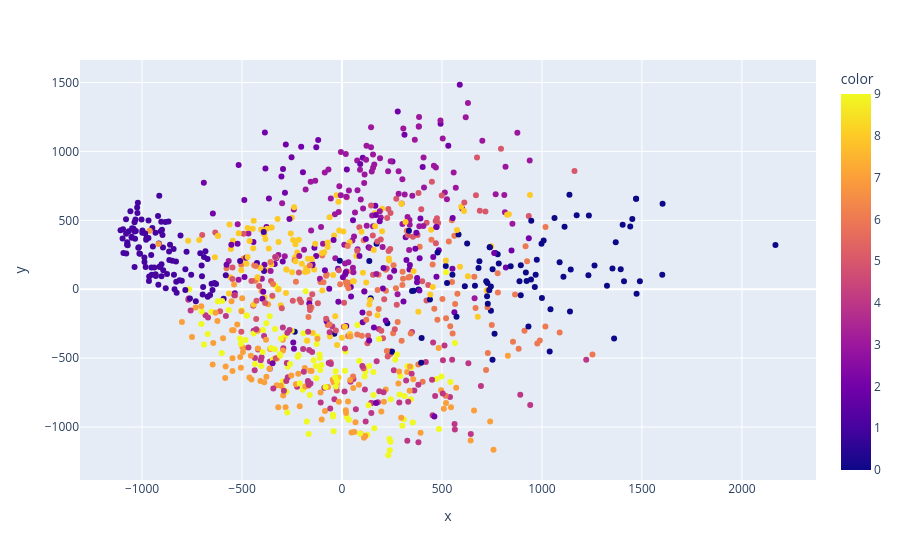

Write notebook code for a chart like this one.
### Code cell
px.scatter(
    x=X_reduced[:, 0],
    y=X_reduced[:, 1],
    color=y_sample.astype(int),
)

### Figure 1 — Plotly figure (JSON) as saved in the notebook; plotly's stock layout.template omitted (floating-point values rounded to 4 significant figures; data arrays with more than 128 entries replaced by an {"elided": "..."} marker saying what was removed)
{"data": [{"hovertemplate": "x=%{x}<br>y=%{y}<br>color=%{marker.color}<extra></extra>", "legendgroup": "", "marker": {"color": {"elided": "1000 int values"}, "coloraxis": "coloraxis", "symbol": "circle"}, "mode": "markers", "name": "", "orientation": "v", "showlegend": false, "type": "scatter", "x": {"elided": "1000 float values"}, "xaxis": "x", "y": {"elided": "1000 float values"}, "yaxis": "y"}], "layout": {"coloraxis": {"colorbar": {"title": {"text": "color"}}, "colorscale": [[0, "#0d0887"], [0.1111, "#46039f"], [0.2222, "#7201a8"], [0.3333, "#9c179e"], [0.4444, "#bd3786"], [0.5556, "#d8576b"], [0.6667, "#ed7953"], [0.7778, "#fb9f3a"], [0.8889, "#fdca26"], [1, "#f0f921"]]}, "legend": {"tracegroupgap": 0}, "margin": {"t": 60}, "xaxis": {"anchor": "y", "domain": [0, 1], "title": {"text": "x"}}, "yaxis": {"anchor": "x", "domain": [0, 1], "title": {"text": "y"}}}}
